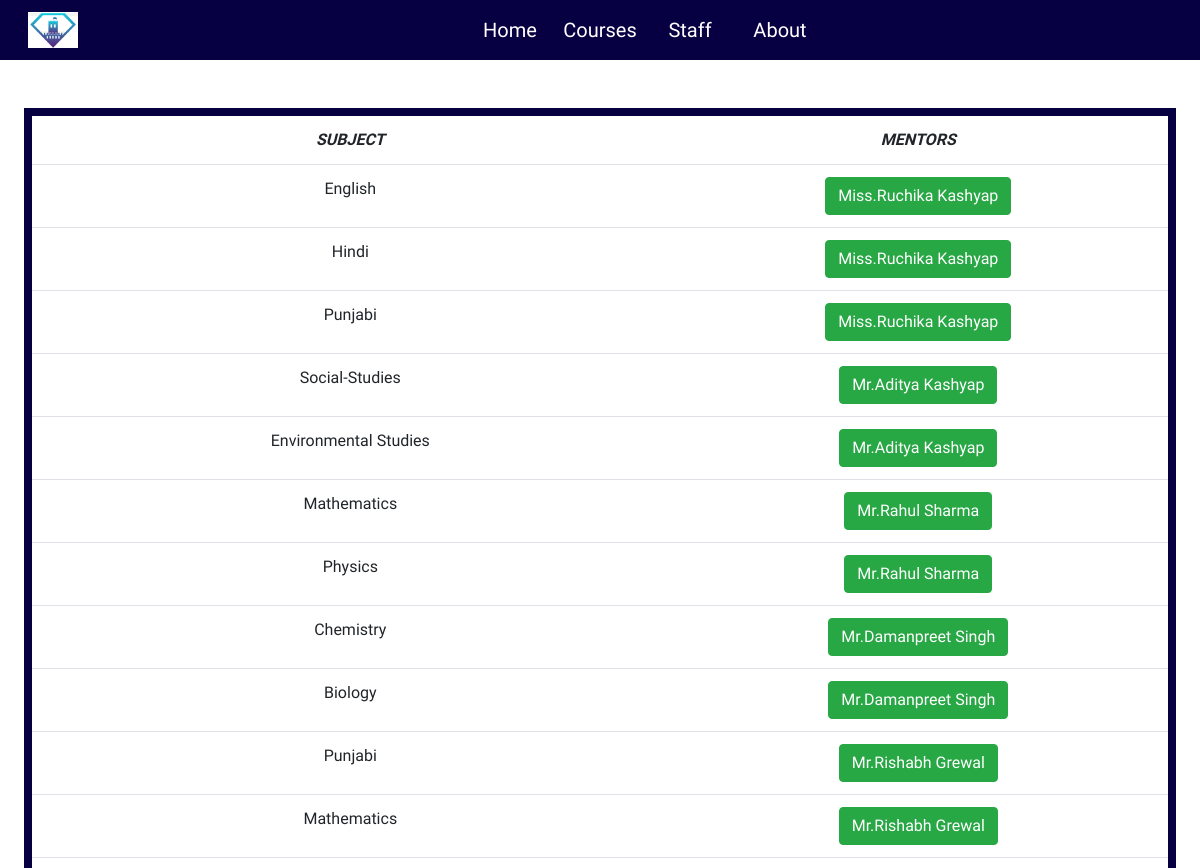
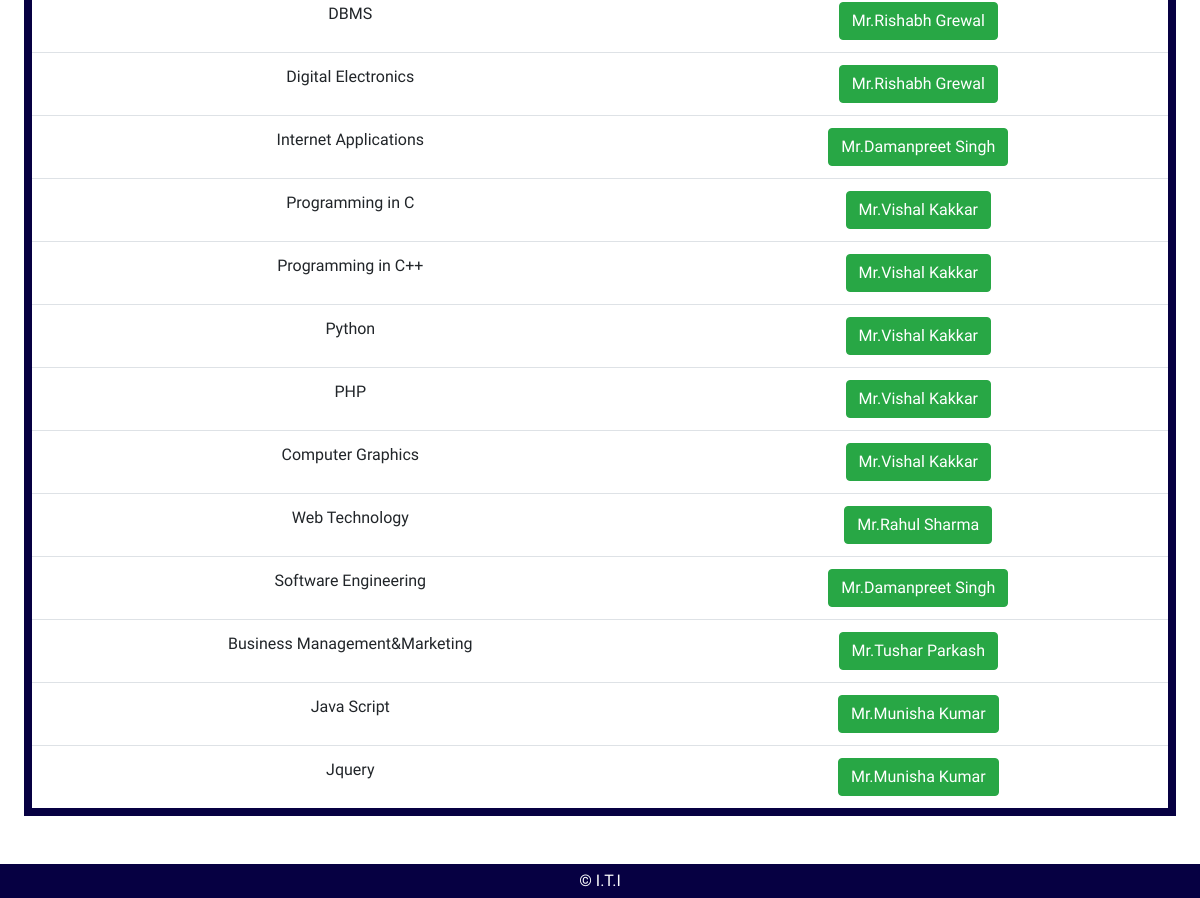
/courses.php, run on the app's committed database (2 pictures, top to bottom).
### tables this page shows
CREATE TABLE `staff` (
  `sid` int(10) NOT NULL,
  `name` varchar(50) NOT NULL,
  `subject` varchar(50) NOT NULL
);

### courses.php (the view, shortened to what this page needs)
<?php
	include_once "res/content/main.php";
?>
<div class="m-4">
	<table style="border:8px solid #060042;" class="table w-100 my-4 text-center">
		<tr>
			<th><b><i>SUBJECT</i></b></th>
			<th><b><i>MENTORS</i></b></th>
		</tr>
		<tr>
			<?php
				$sql="SELECT * from `staff` ";
				$res=mysqli_query($conn,$sql);
				while ($row=mysqli_fetch_assoc($res)){
			?>
			<td>
				<?php echo $row['subject']; ?>
			</td>
			<td>
				<a class="btn btn-success" href="mentor_about.php?name=<?php echo $row["name"];?>">
					<?php echo $row["name"]?>
				</a>
			</td>
		</tr>
		<?php } ?>
	</table>
</div>
<?php
	include_once "res/content/footer.php";
?>
</body>
</html>

### res/content/main.php (shortened to what this page needs)
<!DOCTYPE html>
<html lang="en">
<head>
    <link rel="stylesheet" href="res/css/bootstrap.css">
    <link rel="stylesheet" href="res/css/style.css">
</head>
<body>
    <?php
        include_once "res/content/header.php";
    ?>

### res/content/header.php (shortened to what this page needs)
<nav class="navbar navbar-expand-lg">
    <a href="index.php"><img class="navbar-brand" width="50px" src="res/icons/brand.png"  alt="Logo"></a>
    <div class="collapse navbar-collapse" id="navbarSupportedContent">
        <ul class="navbar-nav m-4 h5">
            <li class="nav-item">
                <a class="nav-link" href="index.php">Home</a>
            </li>
            <li class="nav-item">
                <a class="nav-link" href="courses.php">Courses</a>
            </li>
            <li class="nav-item">
                <a class="nav-link" href="staff.php">Staff</a>
            </li>
            <li class="nav-item">
                <a class="nav-link" href="about.php">About</a>
            </li>
        </ul>
    </div>
</nav>

### res/content/footer.php
<div class="footer">&copy; I.T.I</div>

### res/css/style.css (style rules this page uses)
* { font-family: 'Jua'; }
body { display: flex; flex-direction: column; }
.navbar { background-color: #060042; }
@media only screen and (min-width:992px) { .navbar { height: 60px; } }
@media only screen and (min-width:992px) { .navbar-nav { display: flex; width: 100%; flex-direction: row; justify-content: center; } }
.nav-item { display: flex; justify-content: center; }
.navbar a { color: #fff; min-width: 90px; text-align: center; }
.footer { display: flex; background-color: #060042; color: #fff; justify-content: center; padding: 5px; }

### data on the page
staff: subject "English", name "Miss.Ruchika Kashyap"
staff: subject "Hindi", name "Miss.Ruchika Kashyap"
staff: subject "Punjabi", name "Miss.Ruchika Kashyap"
staff: subject "Social-Studies", name "Mr.Aditya Kashyap"
staff: subject "Environmental Studies", name "Mr.Aditya Kashyap"
staff: subject "Mathematics", name "Mr.Rahul Sharma"
staff: subject "Physics", name "Mr.Rahul Sharma"
staff: subject "Chemistry", name "Mr.Damanpreet Singh"
staff: subject "Biology", name "Mr.Damanpreet Singh"
staff: subject "Punjabi", name "Mr.Rishabh Grewal"
staff: subject "Mathematics", name "Mr.Rishabh Grewal"
staff: subject "DBMS", name "Mr.Rishabh Grewal"
staff: subject "Digital Electronics", name "Mr.Rishabh Grewal"
staff: subject "Internet Applications", name "Mr.Damanpreet Singh"
staff: subject "Programming in C", name "Mr.Vishal Kakkar"
staff: subject "Programming in C++", name "Mr.Vishal Kakkar"
staff: subject "Python", name "Mr.Vishal Kakkar"
staff: subject "PHP", name "Mr.Vishal Kakkar"
staff: subject "Computer Graphics", name "Mr.Vishal Kakkar"
staff: subject "Web Technology", name "Mr.Rahul Sharma"
staff: subject "Software Engineering", name "Mr.Damanpreet Singh"
staff: subject "Business Management&Marketing", name "Mr.Tushar Parkash"
staff: subject "Java Script", name "Mr.Munisha Kumar"
staff: subject "Jquery", name "Mr.Munisha Kumar"
